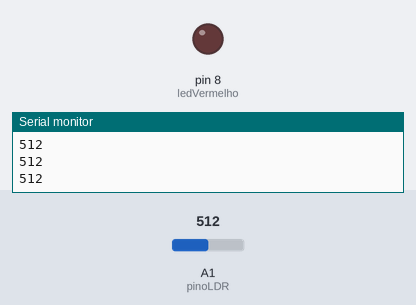
Recording of a sketch running on a simulated Arduino Uno, built with avr-gcc and run on an emulated ATmega328P. Parts: output pins drawn as LEDs (lit = HIGH), the last lines printed to the serial monitor. The inputs (shaded band) are chosen by the test bench; at power-on: A1 (pinoLDR) = 512.

Above: at 1.2 s.
1.3 s: A1 (pinoLDR) set to 407
2.8 s: A1 (pinoLDR) set to 390
At 3.9 s:
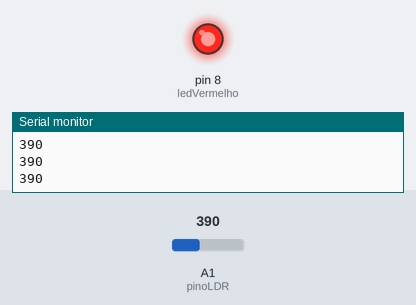
4.3 s: A1 (pinoLDR) set to 410
At 5.0 s:
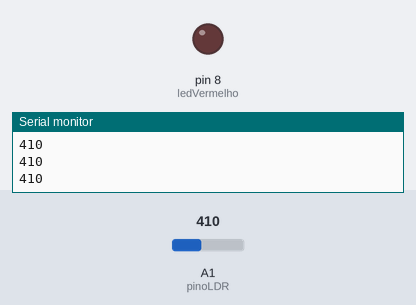
5.8 s: A1 (pinoLDR) set to 306
At 6.2 s:
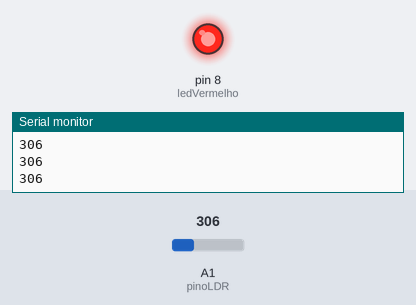
Timing chart, 0 to 8.3 s (numbered marks = the images above; inputs shaded):
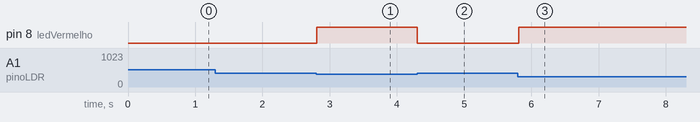

The sketch:

led_fotoresistor.ino
```cpp
/**
 *---------------------------------------------------------------
- @file    main.cpp (nome_projeto.ino)
- @brief   Controle de LED com base na luminosidade usando sensor LDR
- @author  Samuel Henrique
- @date    30/10/2026
- @version 1.0.0
 *---------------------------------------------------------------
- @section HARDWARE - (Informar os componentes utilizados)
- - Microcontrolador: Arduino Uno
- - Entradas:
-     Sensor LDR - pino analógico A1 (Leitura de luminosidade)
- - Saídas:
-     LED Vermelho - pino 8 (Ativo em Nível Lógico Alto)
 *---------------------------------------------------------------
- @section DESCRIPTION
- 1. Define o pino do LED Vermelho como saída e inicializa a Serial (setup)
- 2. Lê continuamente o valor analógico do sensor LDR (loop)
- 3. Exibe o valor da leitura do LDR no Monitor Serial
- 4. Se a luminosidade for baixa (valor menor que 400), acende o LED vermelho
- 5. Caso contrário, mantém o LED vermelho apagado
- Mapeamento Lógico:
- - Luminosidade Baixa (< 400) -> LED LIGADO (HIGH)
- - Luminosidade Alta (>= 400) -> LED DESLIGADO (LOW)
 *---------------------------------------------------------------
 */
#define pinoLDR A1
#define ledVermelho 8

void setup()
{
  pinMode(ledVermelho, OUTPUT);
  Serial.begin (9600);
}

void loop()
{
 int valorLDR = analogRead(pinoLDR);
 Serial.println(valorLDR);

  if (valorLDR < 400){
  	digitalWrite (ledVermelho, HIGH);
  }
  else{
    digitalWrite(ledVermelho, LOW);
  }
}
```

Measured:
- the behaviour switches between 400 and 399 on A1 (pinoLDR) (found by bisection; images 0 and 1)
- after the input at 2.8 s, pin 8 (ledVermelho): LOW → HIGH at once
- after the input at 4.3 s, pin 8 (ledVermelho): HIGH → LOW at once
- after the input at 5.8 s, pin 8 (ledVermelho): LOW → HIGH at once
